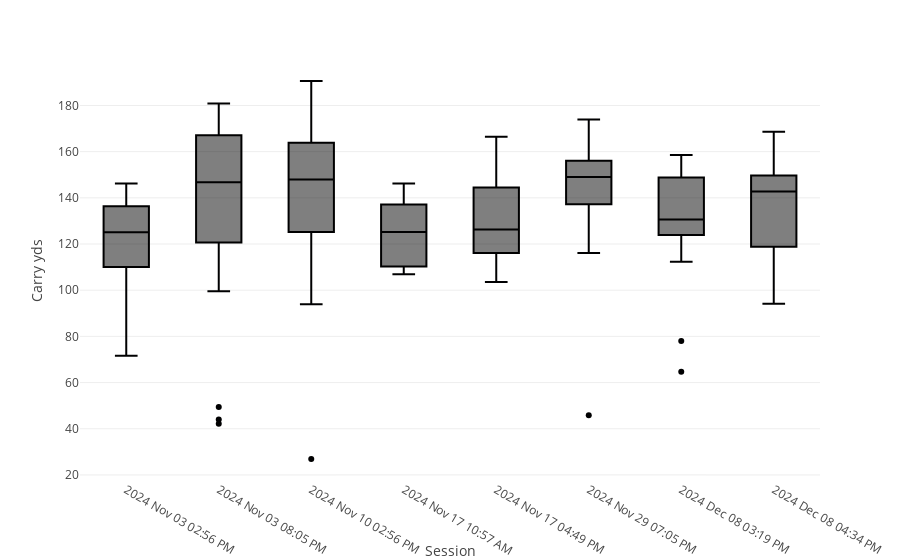

Notebook cell for this chart:
### Code cell
# Create the box plot
fig = px.box(dfset, x='Session', y="Carry yds")
fig.show()

### Figure 1 — Plotly figure (JSON) as saved in the notebook; plotly's stock layout.template omitted (floating-point values rounded to 4 significant figures; data arrays with more than 128 entries replaced by an {"elided": "..."} marker saying what was removed)
{"data": [{"alignmentgroup": "True", "hovertemplate": "Session=%{x}<br>Carry yds=%{y}<extra></extra>", "legendgroup": "", "marker": {"color": "#000001"}, "name": "", "notched": false, "offsetgroup": "", "orientation": "v", "showlegend": false, "type": "box", "x": {"elided": "217 str values"}, "x0": " ", "xaxis": "x", "y": {"elided": "217 float values"}, "y0": " ", "yaxis": "y"}], "layout": {"boxmode": "group", "legend": {"tracegroupgap": 0}, "margin": {"t": 60}, "xaxis": {"anchor": "y", "domain": [0, 1], "title": {"text": "Session"}}, "yaxis": {"anchor": "x", "domain": [0, 1], "title": {"text": "Carry yds"}}}}
